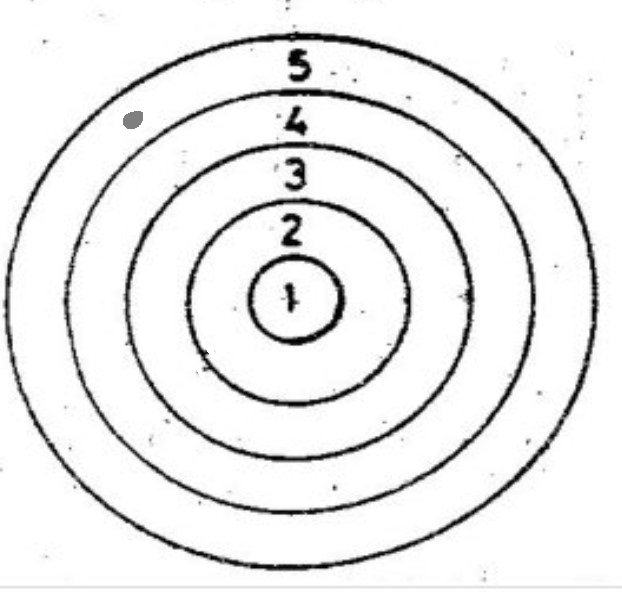
#> input picture GoruntuIslemeCalismalarim/Poligon/src/input/2.png, 622 x 592 px
$ python 2.py
#> lines starting #> are read from the running program, lines starting #| are printed output that depends on the picture; after the words box and inside, x2 and y2 are one past the last pixel; in counts of white or black regions, pixels touching at a corner belong together
import cv2
import numpy as np

# Resmi yükle
img = cv2.imread('input/2.png')
#> img is the input picture: shape (592, 622, 3); min 0, max 255, mean 235.6
if img is None:
    raise FileNotFoundError("Görüntü dosyası bulunamadı. Lütfen dosya yolunu kontrol edin.")
img_gray = cv2.cvtColor(img, cv2.COLOR_BGR2GRAY)

#####################################
# Gürültü azaltma

# Blur
img_blurred = cv2.GaussianBlur(img_gray, (15, 15), 0)
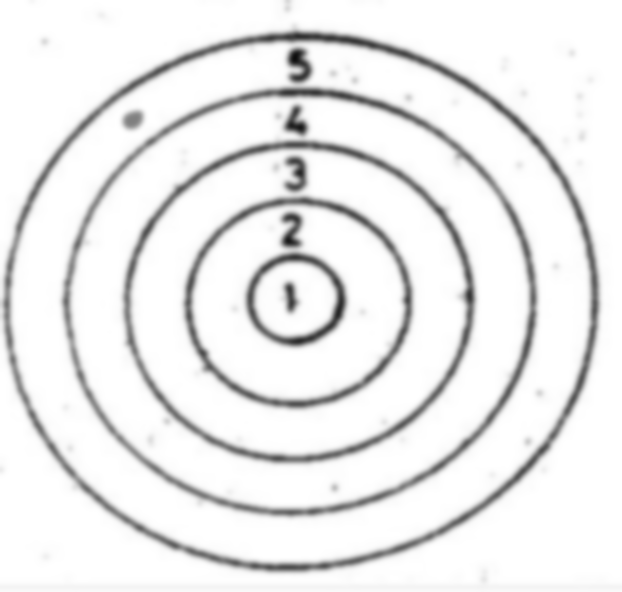
#> img_blurred: shape (592, 622); min 13, max 255, mean 235.6

# Threshold
thresh = cv2.adaptiveThreshold(img_blurred, 255, cv2.ADAPTIVE_THRESH_GAUSSIAN_C, cv2.THRESH_BINARY_INV, 11, 2)
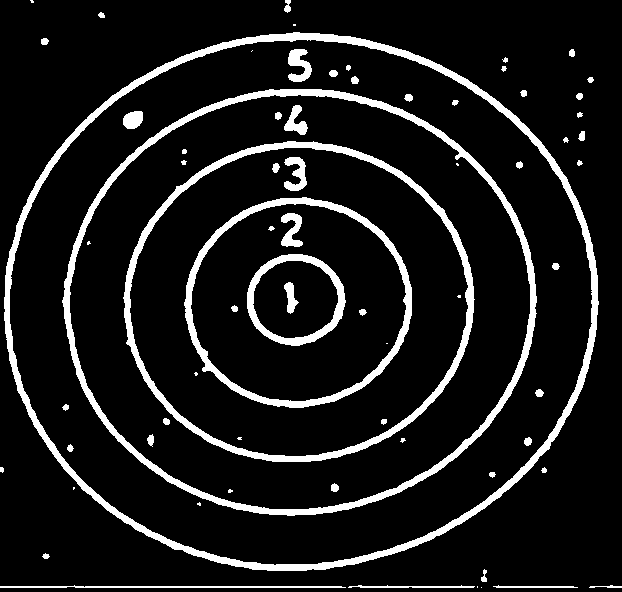
#> thresh: shape (592, 622); 10.6% white; 70 white regions (15 under 20 px), largest, box (x1, y1, x2, y2) and area: (4, 32, 599, 571) 11679, (62, 89, 537, 516) 9018, (123, 141, 475, 462) 6827

# Morfolojik işlemler
kernel = np.ones((3, 3), np.uint8)
morph_img = cv2.morphologyEx(thresh, cv2.MORPH_CLOSE, kernel, iterations=2)
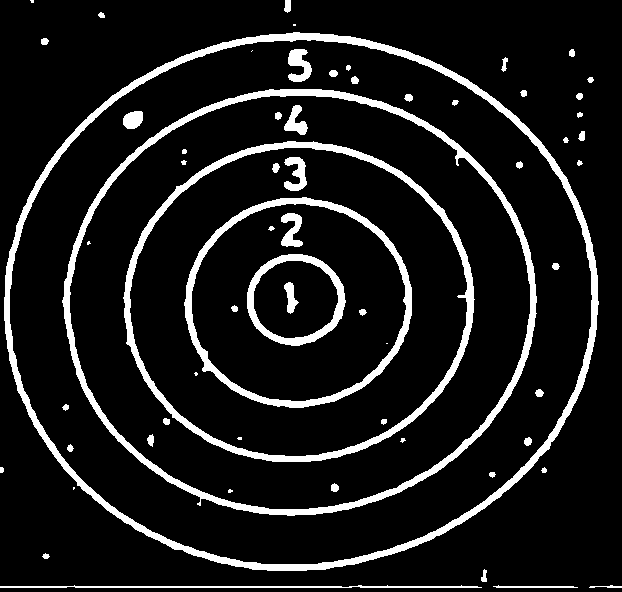
#> morph_img: shape (592, 622); 10.6% white; 63 white regions (10 under 20 px), largest, box (x1, y1, x2, y2) and area: (4, 32, 599, 571) 11702, (62, 89, 537, 516) 9072, (123, 141, 475, 462) 6864
morph_img = cv2.morphologyEx(morph_img, cv2.MORPH_OPEN, kernel, iterations=2)
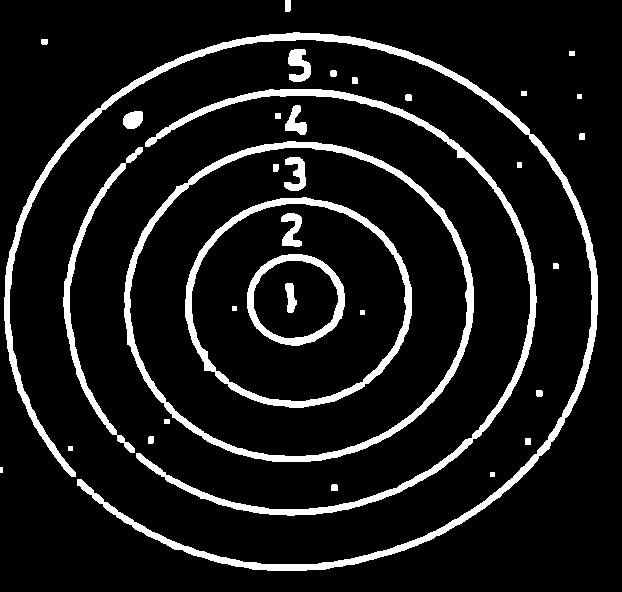
#> morph_img: shape (592, 622); 10% white; 35 white regions (1 under 20 px), largest, box (x1, y1, x2, y2) and area: (4, 32, 598, 571) 11626, (124, 141, 474, 462) 6821, (136, 89, 537, 516) 6780

#####################################

# Çember tespiti
circles = cv2.HoughCircles(morph_img, cv2.HOUGH_GRADIENT, 1, img.shape[0]/16, param1=500, param2=30, minRadius=37, maxRadius=300)
#> circles = 32 rows, first 8: [349.5, 299.5, 247.6], [265.5, 300.5, 256.3], [299.5, 333.5, 246.3], [292.5, 273.5, 241.9], [228.5, 313.5, 224.6], [285.5, 231.5, 277.1], [293.5, 378.5, 283.9], [393.5, 289.5, 203.5]
# circles = cv2.HoughCircles(morph_img, cv2.HOUGH_GRADIENT, 1, minDist=50, param1=100, param2=30, minRadius=20, maxRadius=100)
if circles is not None:
    circles = np.uint16(np.around(circles))
#> circles = 32 rows, first 8: [350, 300, 248], [266, 300, 256], [300, 334, 246], [292, 274, 242], [228, 314, 225], [286, 232, 277], [294, 378, 284], [394, 290, 204]
    for i in circles[0, :]:
        cv2.circle(img, (i[0], i[1]), i[2], (0, 255, 0), 3)
#> this loop made 32 passes
#> i on passes 1 to 12: [350, 300, 248], [266, 300, 256], [300, 334, 246], [292, 274, 242], [228, 314, 225], [286, 232, 277], [294, 378, 284], [394, 290, 204], [338, 338, 215], [208, 282, 199], [264, 350, 219], [230, 250, 195]
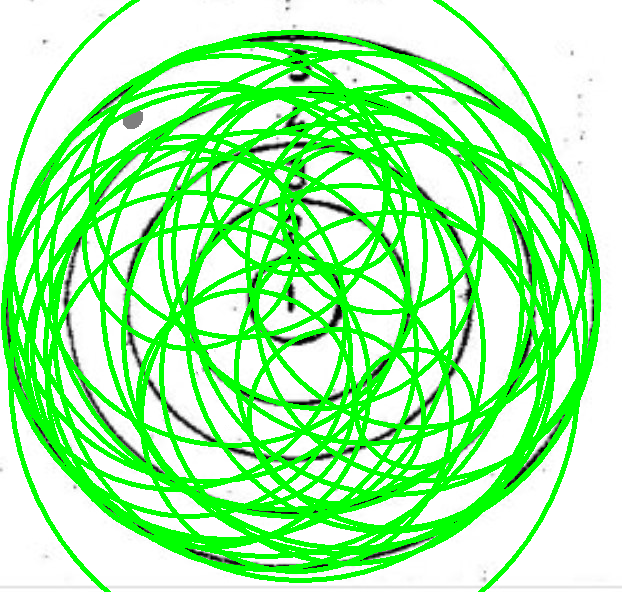
#> img: shape (592, 622, 3); mean B, G, R 159.3, 247.9, 159.3

# Sonuçları göster
cv2.imshow("Thresh", thresh)
cv2.imshow("Morfolojik", morph_img)
cv2.imshow("Orijinal", img)
cv2.waitKey(0)
cv2.destroyAllWindows()
